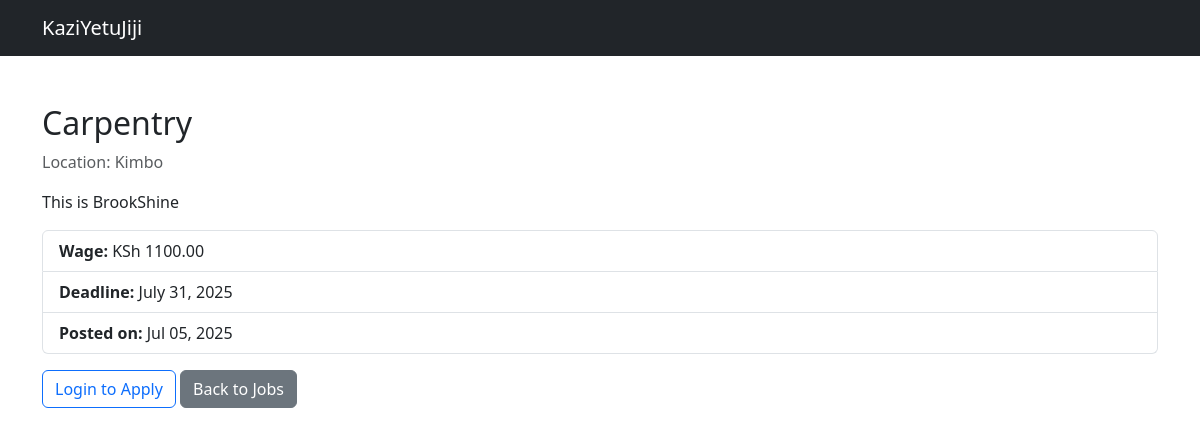
Screenshot of /job/2/ with the database file from the repository.
### core/models.py (models this page shows, shortened)
class Job(models.Model):
    employer = models.ForeignKey(User, on_delete=models.CASCADE)
    title = models.CharField(max_length=200)
    description = models.TextField()
    location = models.CharField(max_length=100)
    wage = models.DecimalField(max_digits=8, decimal_places=2)
    deadline = models.DateField()
    created_at = models.DateTimeField(auto_now_add=True)

### core/views.py (the view)
# urls.py: path('job/<int:job_id>/', views.job_detail, name='job_detail'),
def job_detail(request, job_id):
    job = get_object_or_404(Job, id=job_id)
    return render(request, 'job_detail.html', {'job': job})

### templates/job_detail.html (shortened to what this page needs)
{% load static %}
<!DOCTYPE html>
<html lang="en">
<head>
    <link rel="stylesheet" href="{% static 'core/css/bootstrap.min.css' %}">
</head>
<body>
<nav class="navbar navbar-dark bg-dark navbar-expand-lg">
    <div class="container">
        <a class="navbar-brand" href="{% url 'home' %}">KaziYetuJiji</a>
    </div>
</nav>
<div class="container mt-5">
    <h2>{{ job.title }}</h2>
    <p class="text-muted">Location: {{ job.location }}</p>
    <p>{{ job.description }}</p>
    <ul class="list-group mb-3">
        <li class="list-group-item"><strong>Wage:</strong> KSh {{ job.wage }}</li>
        <li class="list-group-item"><strong>Deadline:</strong> {{ job.deadline }}</li>
        <li class="list-group-item"><strong>Posted on:</strong> {{ job.created_at|date:"M d, Y" }}</li>
    </ul>
    {% if user.is_authenticated %}
        <a href="{% url 'apply_to_job' job.id %}" class="btn btn-success">Apply Now</a>
    {% else %}
        <a href="{% url 'login' %}?next={% url 'job_detail' job.id %}" class="btn btn-outline-primary">Login to Apply</a>
    {% endif %}
    <a href="{% url 'home' %}" class="btn btn-secondary">Back to Jobs</a>
</div>
</body>
</html>

### rows the page displays
Job: title "Carpentry", location "Kimbo", description "This is BrookShine", wage "1100.00", deadline "July 31, 2025", created_at "Jul 05, 2025"
